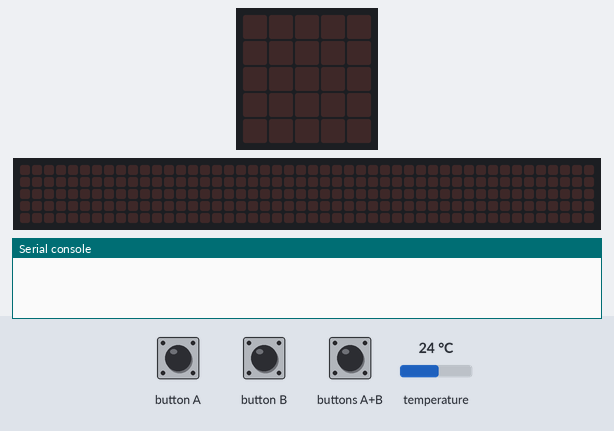
The program below on a simulated BBC micro:bit (MakeCode). Shown: the board's 5×5 LED display, a strip that is not on the board, showing the scrolling text unrolled, the last lines printed to the serial console. Inputs (shaded band) come from the test bench; at power-on: temperature 24 °C. The 48×5 strip is a reading aid, not a part: it shows the text the display is scrolling, unrolled, one strip-width of it at a time.

Above: at 1.2 s.
1.3 s: button A pressed for 0.15 s
At 1.52 s:
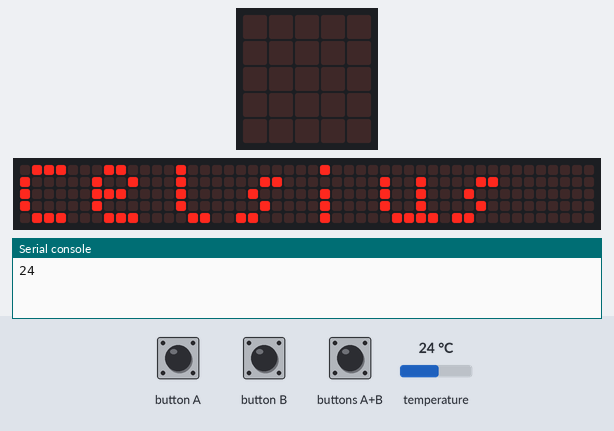
4.3 s: buttons A+B pressed for 0.15 s
7.4 s: button A pressed for 0.15 s
At 8.87 s:
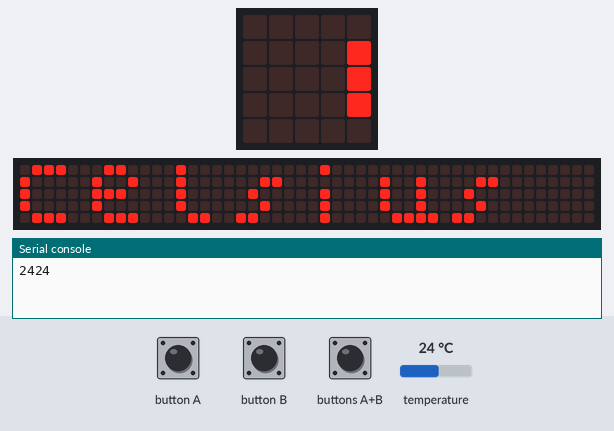
At 23.87 s:
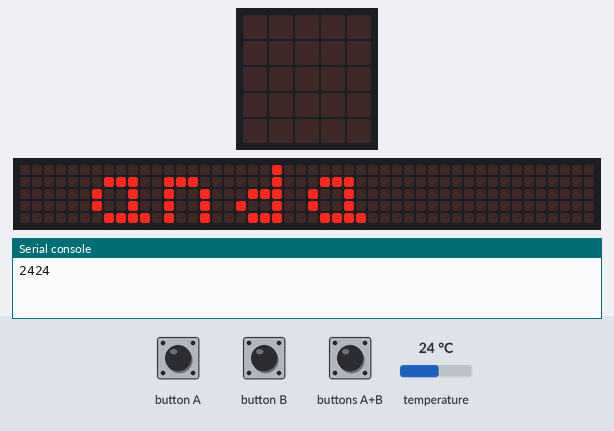

The program:

main.ts
```typescript
input.onButtonPressed(Button.A, function () {
    serial.writeString("" + (input.temperature()))
    basic.showString("Celsius")
})
input.onButtonPressed(Button.AB, function () {
    if (input.temperature() < 25) {
        basic.showString("Abrigate anda")
    } else {
        basic.showString("Una duchita")
    }
})
input.onButtonPressed(Button.B, function () {
    if (input.temperature() < 25) {
        basic.showIcon(IconNames.Sad)
    } else {
        basic.showIcon(IconNames.Happy)
    }
})
```

test.ts
```typescript
// aquí va el archivo "tests"; esto no se compilará cuando este paquete se utilice como una extensión.
```

Measured:
- after the input at 1.3 s, the display: changes after 0.15 s (image 1)
- what the display in image 3 shows lasts 0.4 s, from 23.7 s to 24.1 s
